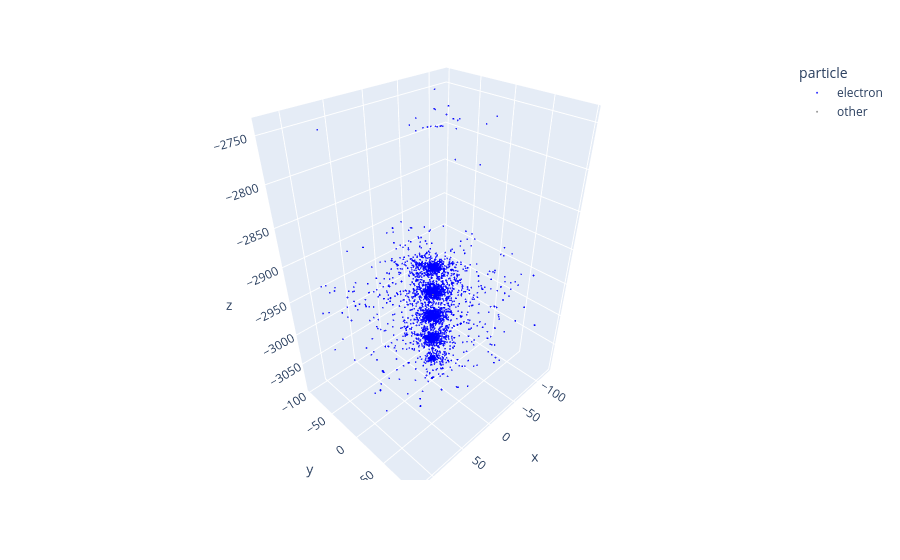

The cell this chart's notebook holds for it:
### Code cell
import plotly.express as px
!pip install --upgrade nbformat ipython ipykernel

fig = px.scatter_3d(
    long_df,
    x="x",
    y="y",
    z="z",
    color="particle",
    color_discrete_map={
        "electron": "blue",
        "muon": "orange",
        "tau": "purple",
        "other": "gray"
    },
    opacity=0.8,
    hover_name="name"
)

fig.update_traces(marker=dict(size=1))
fig.show()

### Figure 1 — Plotly figure (JSON) as saved in the notebook; plotly's stock layout.template omitted (floating-point values rounded to 4 significant figures; data arrays with more than 128 entries replaced by an {"elided": "..."} marker saying what was removed)
{"data": [{"hovertemplate": "<b>%{hovertext}</b><br><br>particle=electron<br>x=%{x}<br>y=%{y}<br>z=%{z}<extra></extra>", "hovertext": {"elided": "4468 str values"}, "legendgroup": "electron", "marker": {"color": "blue", "opacity": 0.8, "size": 1, "symbol": "circle"}, "mode": "markers", "name": "electron", "scene": "scene", "showlegend": true, "type": "scatter3d", "x": {"elided": "4468 float values"}, "y": {"elided": "4468 float values"}, "z": {"elided": "4468 float values"}}, {"hovertemplate": "<b>%{hovertext}</b><br><br>particle=other<br>x=%{x}<br>y=%{y}<br>z=%{z}<extra></extra>", "hovertext": ["p"], "legendgroup": "other", "marker": {"color": "gray", "opacity": 0.8, "size": 1, "symbol": "circle"}, "mode": "markers", "name": "other", "scene": "scene", "showlegend": true, "type": "scatter3d", "x": [5.468], "y": [7.263], "z": [-2944.0]}], "layout": {"legend": {"title": {"text": "particle"}, "tracegroupgap": 0}, "margin": {"t": 60}, "scene": {"domain": {"x": [0, 1], "y": [0, 1]}, "xaxis": {"title": {"text": "x"}}, "yaxis": {"title": {"text": "y"}}, "zaxis": {"title": {"text": "z"}}}}}
